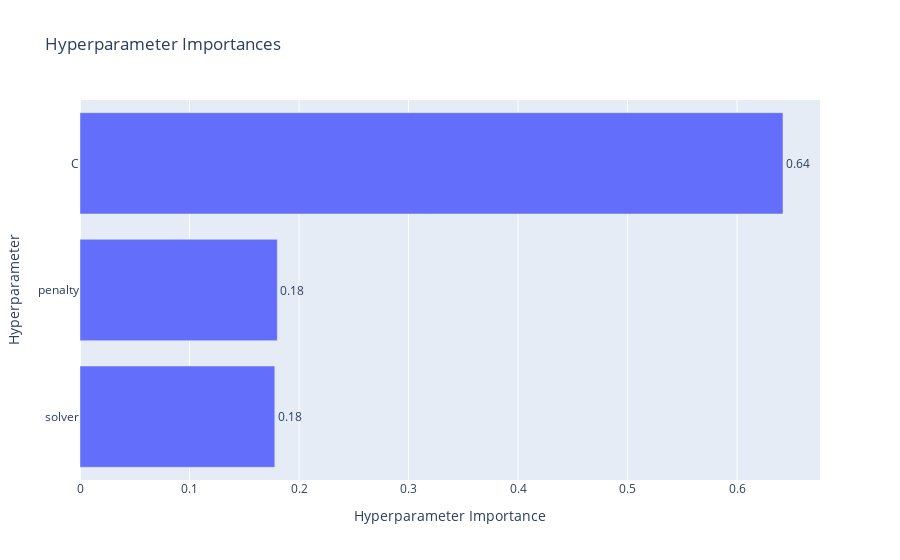

Notebook code cell kept with this figure:
### Code cell
optuna.visualization.plot_param_importances(study_lr).show()

### Figure 1 — Plotly figure (JSON) as saved in the notebook; plotly's stock layout.template omitted (floating-point values rounded to 4 significant figures)
{"data": [{"cliponaxis": false, "hovertemplate": ["solver (CategoricalDistribution): 0.17788207975949957<extra></extra>", "penalty (CategoricalDistribution): 0.18016382231180447<extra></extra>", "C (FloatDistribution): 0.641954097928696<extra></extra>"], "name": "Objective Value", "orientation": "h", "text": ["0.18", "0.18", "0.64"], "textposition": "outside", "type": "bar", "x": [0.1779, 0.1802, 0.642], "y": ["solver", "penalty", "C"]}], "layout": {"title": {"text": "Hyperparameter Importances"}, "xaxis": {"title": {"text": "Hyperparameter Importance"}}, "yaxis": {"title": {"text": "Hyperparameter"}}}}
